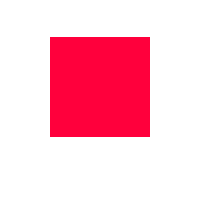
Frame 1 (no input)
Frame 60 (the mouse pressed at the canvas centre just before this capture): identical to frame 1, image omitted
Frame 120 (the mouse held since frame 60 and released just before this capture): identical to frame 1, image omitted

The Processing sketch that drew this single still picture (run headless with seeded random() and noise(); from frame 60 on, the mouse is pressed at the canvas centre):

// Processing sketch: Sketch_Test
// ── Sketch_Test.pde
void setup(){
  size(200, 200);
}
void draw(){
  background(#FFFFFF);
  rectMode(CENTER);
noStroke();
fill(255, 0, 60);
rect(100, 87, 100, 100);

}
